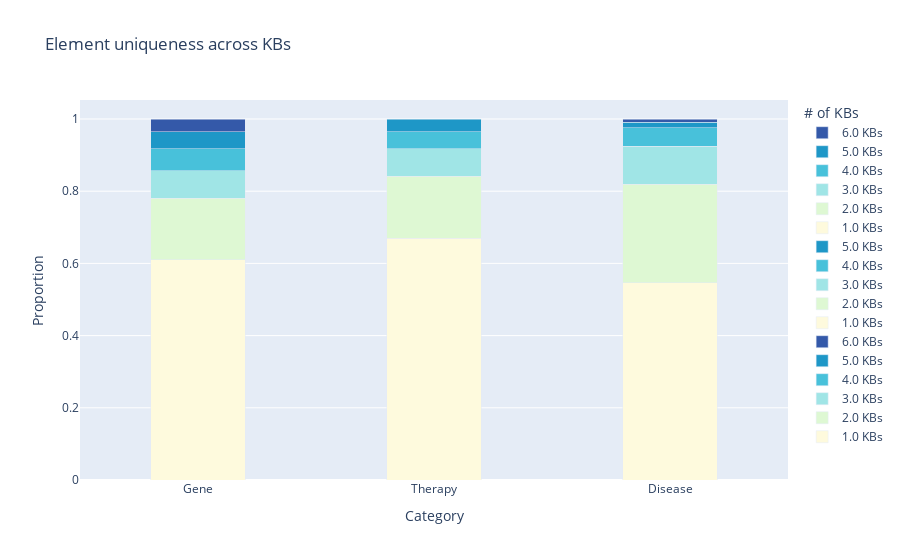

Write notebook code for a chart like this one.
### Markdown cell above
### Element Uniqueness

### Code cell
# Count number of sources True
gene_proportions["true_count"] = gene_proportions.iloc[:, 1:].sum(axis=1)
therapy_proportions["true_count"] = therapy_proportions.iloc[:, 1:].sum(axis=1)
disease_proportions["true_count"] = disease_proportions.iloc[:, 1:].sum(axis=1)

graph = pd.DataFrame({'# of KBs': [], 'Records': [], 'proportion': [], 'Record Type': []})

# Value Counts & Combine
tdf = gene_proportions['true_count'].value_counts().rename_axis('# of KBs').reset_index(name='Records')
total = tdf['Records'].sum()
tdf['proportion'] = tdf['Records'] / total
tdf['Record Type'] = 'Gene'
graph = pd.concat([graph,tdf])

tdf = therapy_proportions['true_count'].value_counts().rename_axis('# of KBs').reset_index(name='Records')
total = tdf['Records'].sum()
tdf['proportion'] = tdf['Records'] / total
tdf['Record Type'] = 'Therapy'
graph = pd.concat([graph,tdf])

tdf = disease_proportions['true_count'].value_counts().rename_axis('# of KBs').reset_index(name='Records')
total = tdf['Records'].sum()
tdf['proportion'] = tdf['Records'] / total
tdf['Record Type'] = 'Disease'
graph = pd.concat([graph,tdf])

# Plotly graph objects for the stacked bar
# fig = go.Figure()
colors = ['#fefadd','#def8d3','#a0e5e6','#48c1da','#1e97c7','#3459a9']

# Plotly graph objects for the stacked bar
fig = go.Figure()

# Adding each segment as part of a stacked bar
for i, row in graph.iterrows():
    fig.add_trace(go.Bar(
        name=f'{row["# of KBs"]} KBs',
        x=[row['Record Type']],  # single category for now
        y=[row['proportion']],
        marker_color=colors[i],  # using Plotly's qualitative colors
        width=[0.4]
    ))

# Update layout to show proportions as percentage
fig.update_layout(
    barmode='stack',
    title='Element uniqueness across KBs',
    xaxis_title='Category',
    yaxis_title='Proportion',
    yaxis=dict(tickformat=".2"),
    legend_title='# of KBs'
)

fig.show()

fig.write_image("v1_uniqueness.png", width=990, height=540, scale=3)

### Figure 1 — Plotly figure (JSON) as saved in the notebook; plotly's stock layout.template omitted (floating-point values rounded to 4 significant figures)
{"data": [{"marker": {"color": "#fefadd"}, "name": "1.0 KBs", "type": "bar", "width": [0.4], "x": ["Gene"], "y": [0.6106]}, {"marker": {"color": "#def8d3"}, "name": "2.0 KBs", "type": "bar", "width": [0.4], "x": ["Gene"], "y": [0.1692]}, {"marker": {"color": "#a0e5e6"}, "name": "3.0 KBs", "type": "bar", "width": [0.4], "x": ["Gene"], "y": [0.07701]}, {"marker": {"color": "#48c1da"}, "name": "4.0 KBs", "type": "bar", "width": [0.4], "x": ["Gene"], "y": [0.06074]}, {"marker": {"color": "#1e97c7"}, "name": "5.0 KBs", "type": "bar", "width": [0.4], "x": ["Gene"], "y": [0.04772]}, {"marker": {"color": "#3459a9"}, "name": "6.0 KBs", "type": "bar", "width": [0.4], "x": ["Gene"], "y": [0.03471]}, {"marker": {"color": "#fefadd"}, "name": "1.0 KBs", "type": "bar", "width": [0.4], "x": ["Therapy"], "y": [0.6699]}, {"marker": {"color": "#def8d3"}, "name": "2.0 KBs", "type": "bar", "width": [0.4], "x": ["Therapy"], "y": [0.1709]}, {"marker": {"color": "#a0e5e6"}, "name": "3.0 KBs", "type": "bar", "width": [0.4], "x": ["Therapy"], "y": [0.07662]}, {"marker": {"color": "#48c1da"}, "name": "4.0 KBs", "type": "bar", "width": [0.4], "x": ["Therapy"], "y": [0.04715]}, {"marker": {"color": "#1e97c7"}, "name": "5.0 KBs", "type": "bar", "width": [0.4], "x": ["Therapy"], "y": [0.03536]}, {"marker": {"color": "#fefadd"}, "name": "1.0 KBs", "type": "bar", "width": [0.4], "x": ["Disease"], "y": [0.5468]}, {"marker": {"color": "#def8d3"}, "name": "2.0 KBs", "type": "bar", "width": [0.4], "x": ["Disease"], "y": [0.2719]}, {"marker": {"color": "#a0e5e6"}, "name": "3.0 KBs", "type": "bar", "width": [0.4], "x": ["Disease"], "y": [0.1057]}, {"marker": {"color": "#48c1da"}, "name": "4.0 KBs", "type": "bar", "width": [0.4], "x": ["Disease"], "y": [0.05136]}, {"marker": {"color": "#1e97c7"}, "name": "5.0 KBs", "type": "bar", "width": [0.4], "x": ["Disease"], "y": [0.01511]}, {"marker": {"color": "#3459a9"}, "name": "6.0 KBs", "type": "bar", "width": [0.4], "x": ["Disease"], "y": [0.009063]}], "layout": {"barmode": "stack", "legend": {"title": {"text": "# of KBs"}}, "title": {"text": "Element uniqueness across KBs"}, "xaxis": {"title": {"text": "Category"}}, "yaxis": {"tickformat": ".2", "title": {"text": "Proportion"}}}}
